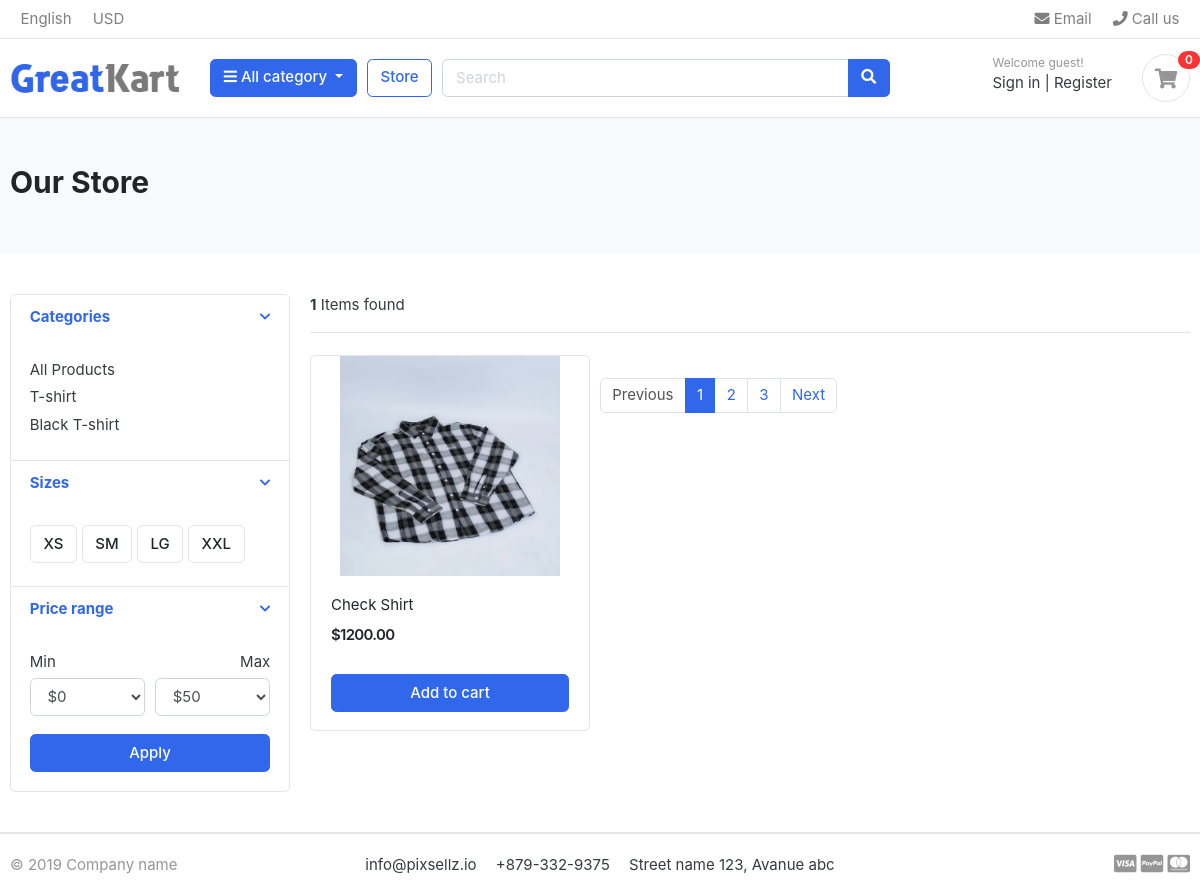
Before: /store/t-shirt/ with the older database file.
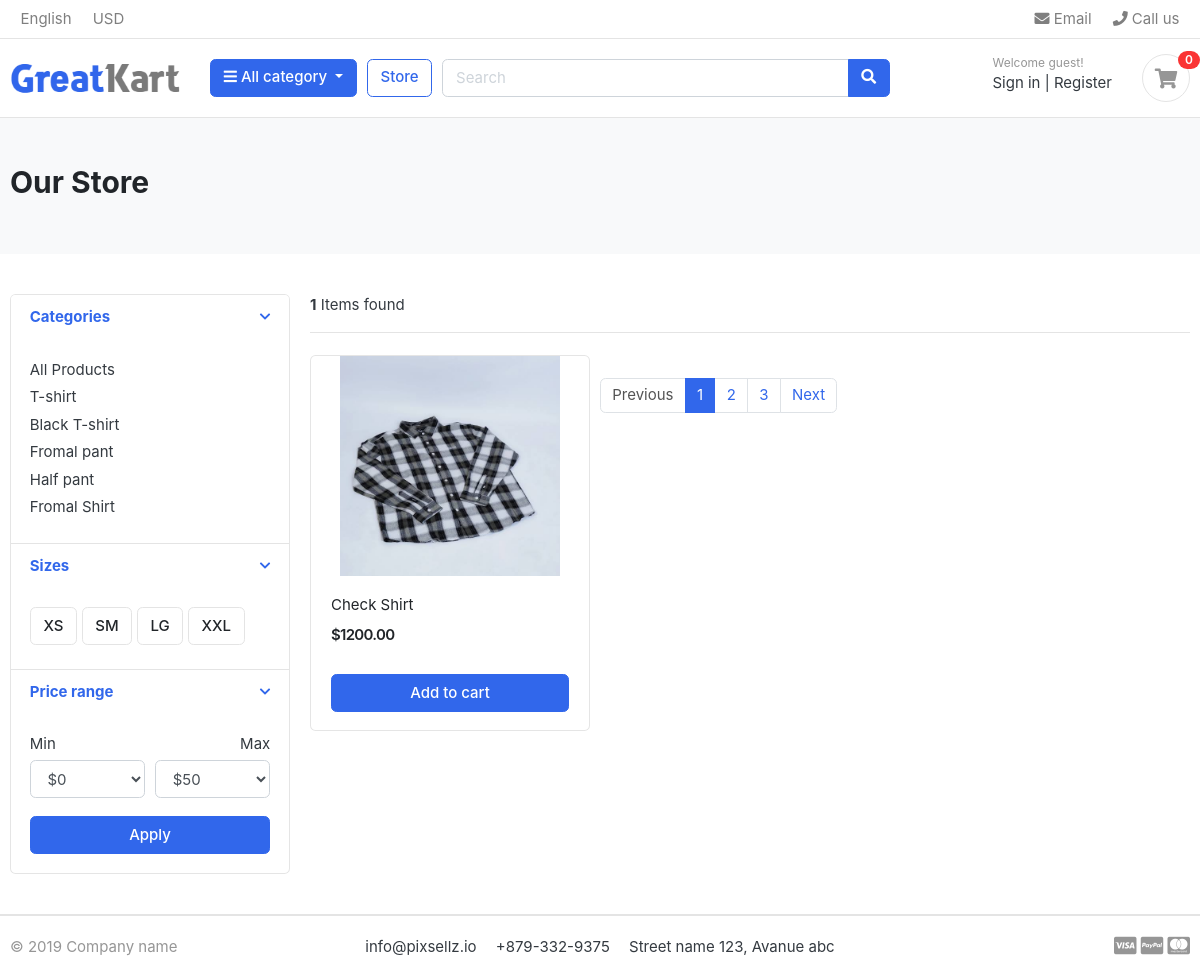
After: the same page with the newer database file.
### category/models.py (models this page shows, shortened)
class Category(models.Model):
    category_name = models.CharField(max_length=50, unique=True)
    slug = models.SlugField(max_length=100, unique=True)
    description = models.CharField(max_length=255, blank=True)
    cat_image = models.ImageField(upload_to='photos/categories', blank=True)
    class Meta:
        verbose_name = 'Category'
        verbose_name_plural = 'Categories'
    def get_url(self):
        return reverse('products_by_category', args=[self.slug])

### store/models.py (models this page shows, shortened)
class Product(models.Model):
    product_name = models.CharField(max_length=100, unique=True)
    slug = models.SlugField(max_length=100, unique=True)
    description = models.TextField(max_length=500,blank=True)
    price = models.IntegerField()
    images = models.ImageField(upload_to='photos/products')
    stock = models.IntegerField()
    is_available = models.BooleanField(default=True)
    category = models.ForeignKey(Category, on_delete=models.CASCADE)
    created_date = models.DateTimeField(auto_now_add=True)
    modefied_date = models.DateTimeField(auto_now=True)
    def get_url(self):
        return reverse('product_detail',args=[self.category.slug, self.slug])

### store/views.py (the view)
# urls.py: path('store/', include('store.urls')),
def store(request, category_slug=None):
    categories = None
    products = None
    if category_slug != None:
        categories = get_object_or_404(Category, slug=category_slug)
        products = Product.objects.filter(category=categories, is_available=True)
        product_count = products.count()
    else:
        products = Product.objects.all().filter(is_available=True)
        product_count = products.count()
    context = {
        'products': products,
        'product_count' : product_count
    }
    return render(request, 'store/store.html', context)

### category/context_processors.py (called while the page is built)
def menu_links(request):
    links = Category.objects.all()
    return dict(links=links)

### templates/store/store.html (shortened to what this page needs)
{% extends "base.html" %}
{% load static %}
{% block content %}
<section class="section-pagetop bg">
<div class="container">
	<h2 class="title-page">Our Store</h2>
</div>
</section>
<section class="section-content padding-y">
<div class="container">
<div class="row">
	<aside class="col-md-3">
<div class="card">
	<article class="filter-group">
		<header class="card-header">
			<a href="#" data-toggle="collapse" data-target="#collapse_1" aria-expanded="true" class="">
				<i class="icon-control fa fa-chevron-down"></i>
				<h6 class="title">Categories</h6>
			</a>
		</header>
		<div class="filter-content collapse show" id="collapse_1" style="">
			<div class="card-body">
				<ul class="list-menu">
					<li><a href="{% url "store" %}">All Products</a></li>
					{% for category in links %}
					<li><a href="{{category.get_url}}">{{category.category_name}}  </a></li>
					{% endfor %}
				</ul>
			</div>
		</div>
	</article>
	<article class="filter-group">
		<header class="card-header">
			<a href="#" data-toggle="collapse" data-target="#collapse_4" aria-expanded="true" class="">
				<i class="icon-control fa fa-chevron-down"></i>
				<h6 class="title">Sizes </h6>
			</a>
		</header>
		<div class="filter-content collapse show" id="collapse_4" style="">
			<div class="card-body">
			  <label class="checkbox-btn">
			    <span class="btn btn-light"> XS </span>
			  </label>
			  <label class="checkbox-btn">
			    <span class="btn btn-light"> SM </span>
			  </label>
			  <label class="checkbox-btn">
			    <span class="btn btn-light"> LG </span>
			  </label>
			  <label class="checkbox-btn">
			    <span class="btn btn-light"> XXL </span>
			  </label>
		</div>
		</div>
	</article>
	<article class="filter-group">
		<header class="card-header">
			<a href="#" data-toggle="collapse" data-target="#collapse_3" aria-expanded="true" class="">
				<i class="icon-control fa fa-chevron-down"></i>
				<h6 class="title">Price range </h6>
			</a>
		</header>
		<div class="filter-content collapse show" id="collapse_3" style="">
			<div class="card-body">
				<div class="form-row">
				<div class="form-group col-md-6">
				  <label>Min</label>
				  	<select class="mr-2 form-control">
						<option value="0">$0</option>
					</select>
				</div>
				<div class="form-group text-right col-md-6">
				  <label>Max</label>
				  	<select class="mr-2 form-control">
						<option value="50">$50</option>
					</select>
				</div>
				</div>
				<button class="btn btn-block btn-primary">Apply</button>
			</div>
		</div>
	</article>
</div>
	</aside>
	<main class="col-md-9">
<header class="border-bottom mb-4 pb-3">
		<div class="form-inline">
			<span class="mr-md-auto"><strong>{{product_count}}</strong> Items found </span>
		</div>
</header>
<div class="row">
    {% for product in products %}
	<div class="col-md-4" >
		<figure class="card card-product-grid">
			<div class="img-wrap">
				<a href="{{product.get_url}}"><img src="{{ product.images.url }}" alt="{{ product.product_name }}" /></a>
			</div>
			<figcaption class="info-wrap">
				<div class="fix-height">
					<a href="{{ product.get_url }}" class="title">{{ product.product_name }}</a>
					<div class="price-wrap mt-2">
						<span class="price">${{ product.price|floatformat:2 }}</span>
					</div>
				</div>
				<a href="{% url "add_cart" product.id %}" class="btn btn-block btn-primary">Add to cart </a>
			</figcaption>
		</figure>
	</div>
    {% endfor %}
<nav class="mt-4" aria-label="Page navigation sample">
  <ul class="pagination">
    <li class="page-item disabled"><a class="page-link" href="#">Previous</a></li>
    <li class="page-item active"><a class="page-link" href="#">1</a></li>
    <li class="page-item"><a class="page-link" href="#">2</a></li>
    <li class="page-item"><a class="page-link" href="#">3</a></li>
    <li class="page-item"><a class="page-link" href="#">Next</a></li>
  </ul>
</nav>
	</main>
</div>
</div>
</section>
{% endblock  %}

Changed rows visible on the page:
added Category: category_name "Fromal pant"
added Category: category_name "Half pant"
added Category: category_name "Fromal Shirt"
